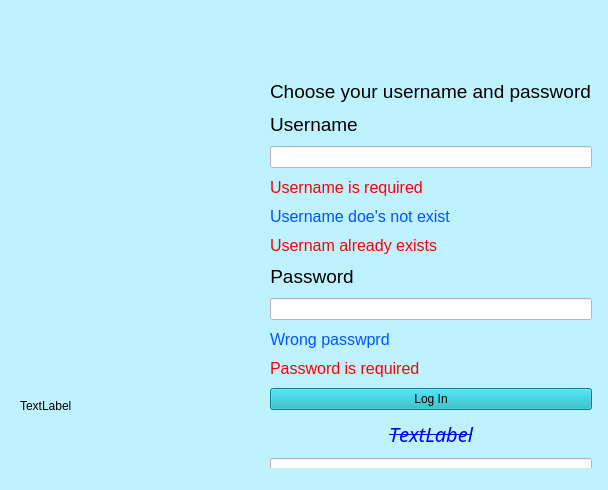
<?xml version="1.0" encoding="UTF-8"?>
<ui version="4.0">
 <class>LogAndSignInWindow</class>
 <widget class="QMainWindow" name="LogAndSignInWindow">
  <property name="geometry">
   <rect>
    <x>0</x>
    <y>0</y>
    <width>608</width>
    <height>490</height>
   </rect>
  </property>
  <property name="windowTitle">
   <string>MainWindow</string>
  </property>
  <property name="autoFillBackground">
   <bool>false</bool>
  </property>
  <property name="styleSheet">
   <string notr="true">background-color: rgb(190,242,255);</string>
  </property>
  <widget class="QWidget" name="centralwidget">
   <widget class="QWidget" name="formLayoutWidget">
    <property name="geometry">
     <rect>
      <x>270</x>
      <y>80</y>
      <width>322</width>
      <height>703</height>
     </rect>
    </property>
    <layout class="QFormLayout" name="formLayout_2">
     <property name="rowWrapPolicy">
      <enum>QFormLayout::WrapAllRows</enum>
     </property>
     <property name="labelAlignment">
      <set>Qt::AlignCenter</set>
     </property>
     <property name="formAlignment">
      <set>Qt::AlignRight|Qt::AlignTop|Qt::AlignTrailing</set>
     </property>
     <property name="horizontalSpacing">
      <number>20</number>
     </property>
     <property name="verticalSpacing">
      <number>10</number>
     </property>
     <item row="2" column="0">
      <widget class="QLabel" name="TextLabel1">
       <property name="text">
        <string>&lt;html&gt;&lt;head/&gt;&lt;body&gt;&lt;p align=&quot;center&quot;&gt;&lt;span style=&quot; font-size:14pt;&quot;&gt;Username&lt;/span&gt;&lt;/p&gt;&lt;/body&gt;&lt;/html&gt;</string>
       </property>
      </widget>
     </item>
     <item row="6" column="0">
      <widget class="QLabel" name="TextLabel2">
       <property name="text">
        <string>&lt;html&gt;&lt;head/&gt;&lt;body&gt;&lt;p align=&quot;center&quot;&gt;&lt;span style=&quot; font-size:14pt;&quot;&gt;Password&lt;/span&gt;&lt;/p&gt;&lt;/body&gt;&lt;/html&gt;</string>
       </property>
       <property name="alignment">
        <set>Qt::AlignCenter</set>
       </property>
      </widget>
     </item>
     <item row="8" column="1">
      <widget class="QPushButton" name="PushButton_LogIn">
       <property name="autoFillBackground">
        <bool>false</bool>
       </property>
       <property name="styleSheet">
        <string notr="true">background-color: rgb(20,176,191);</string>
       </property>
       <property name="text">
        <string>Log In</string>
       </property>
      </widget>
     </item>
     <item row="15" column="1">
      <widget class="QPushButton" name="PushButton_Continue">
       <property name="enabled">
        <bool>true</bool>
       </property>
       <property name="styleSheet">
        <string notr="true">background-color: rgb(20,176,191);</string>
       </property>
       <property name="text">
        <string>Continue</string>
       </property>
      </widget>
     </item>
     <item row="2" column="1">
      <widget class="QLineEdit" name="LineEdit_Username">
       <property name="autoFillBackground">
        <bool>false</bool>
       </property>
       <property name="styleSheet">
        <string notr="true">background-color: rgb(255, 255, 255);</string>
       </property>
      </widget>
     </item>
     <item row="6" column="1">
      <widget class="QLineEdit" name="LineEdit_Password">
       <property name="autoFillBackground">
        <bool>false</bool>
       </property>
       <property name="styleSheet">
        <string notr="true">background-color: rgb(255, 255, 255);</string>
       </property>
      </widget>
     </item>
     <item row="1" column="1">
      <widget class="QLabel" name="SignInInfo">
       <property name="autoFillBackground">
        <bool>false</bool>
       </property>
       <property name="text">
        <string>&lt;html&gt;&lt;head/&gt;&lt;body&gt;&lt;p align=&quot;center&quot;&gt;&lt;span style=&quot; font-size:14pt;&quot;&gt;Choose your username and password.&lt;/span&gt;&lt;/p&gt;&lt;/body&gt;&lt;/html&gt;</string>
       </property>
      </widget>
     </item>
     <item row="15" column="0">
      <widget class="QPushButton" name="pushButton_HaventSigned">
       <property name="enabled">
        <bool>true</bool>
       </property>
       <property name="text">
        <string>Haven't signed in yet?</string>
       </property>
       <property name="flat">
        <bool>true</bool>
       </property>
      </widget>
     </item>
     <item row="3" column="0">
      <widget class="QLabel" name="label_UsernReq">
       <property name="text">
        <string>&lt;html&gt;&lt;head/&gt;&lt;body&gt;&lt;p&gt;&lt;span style=&quot; font-size:12pt; color:#ff0000;&quot;&gt;Username is required&lt;/span&gt;&lt;/p&gt;&lt;/body&gt;&lt;/html&gt;</string>
       </property>
      </widget>
     </item>
     <item row="8" column="0">
      <widget class="QLabel" name="label_PassReq">
       <property name="text">
        <string>&lt;html&gt;&lt;head/&gt;&lt;body&gt;&lt;p&gt;&lt;span style=&quot; font-size:12pt; color:#ff0000;&quot;&gt;Password is required&lt;/span&gt;&lt;/p&gt;&lt;/body&gt;&lt;/html&gt;</string>
       </property>
      </widget>
     </item>
     <item row="12" column="0" colspan="2">
      <widget class="QLineEdit" name="lineEdit_Capcha">
       <property name="styleSheet">
        <string notr="true">background-color: rgb(255, 255, 255);</string>
       </property>
      </widget>
     </item>
     <item row="11" column="0" colspan="2">
      <widget class="QLabel" name="label_CapchaCode">
       <property name="font">
        <font>
         <family>Stencil</family>
         <pointsize>15</pointsize>
         <italic>true</italic>
         <strikeout>true</strikeout>
         <kerning>false</kerning>
        </font>
       </property>
       <property name="frameShape">
        <enum>QFrame::NoFrame</enum>
       </property>
       <property name="frameShadow">
        <enum>QFrame::Sunken</enum>
       </property>
       <property name="lineWidth">
        <number>0</number>
       </property>
       <property name="text">
        <string>&lt;html&gt;&lt;head/&gt;&lt;body&gt;&lt;p align=&quot;center&quot;&gt;&lt;span style=&quot; color:#0000ff;&quot;&gt;TextLabel&lt;/span&gt;&lt;/p&gt;&lt;/body&gt;&lt;/html&gt;</string>
       </property>
       <property name="scaledContents">
        <bool>true</bool>
       </property>
       <property name="alignment">
        <set>Qt::AlignCenter</set>
       </property>
       <property name="wordWrap">
        <bool>false</bool>
       </property>
       <property name="textInteractionFlags">
        <set>Qt::NoTextInteraction</set>
       </property>
      </widget>
     </item>
     <item row="13" column="0">
      <widget class="QLabel" name="label_WrongCapcha">
       <property name="text">
        <string>&lt;html&gt;&lt;head/&gt;&lt;body&gt;&lt;p&gt;&lt;span style=&quot; font-size:12pt; color:#ff0000;&quot;&gt;Capcha code is wrong&lt;/span&gt;&lt;/p&gt;&lt;/body&gt;&lt;/html&gt;</string>
       </property>
      </widget>
     </item>
     <item row="14" column="0">
      <widget class="QLabel" name="label_CapchaReq">
       <property name="text">
        <string>&lt;html&gt;&lt;head/&gt;&lt;body&gt;&lt;p&gt;&lt;span style=&quot; font-size:12pt; color:#ff0000;&quot;&gt;Capcha code is required&lt;/span&gt;&lt;/p&gt;&lt;/body&gt;&lt;/html&gt;</string>
       </property>
      </widget>
     </item>
     <item row="4" column="0">
      <widget class="QLabel" name="label_UsernameNotFound">
       <property name="text">
        <string>&lt;html&gt;&lt;head/&gt;&lt;body&gt;&lt;p&gt;&lt;span style=&quot; font-size:12pt; color:#0055ff;&quot;&gt;Username doe's not exist&lt;/span&gt;&lt;/p&gt;&lt;/body&gt;&lt;/html&gt;</string>
       </property>
      </widget>
     </item>
     <item row="7" column="0">
      <widget class="QLabel" name="label_WrongPassword">
       <property name="text">
        <string>&lt;html&gt;&lt;head/&gt;&lt;body&gt;&lt;p&gt;&lt;span style=&quot; font-size:12pt; color:#0055ff;&quot;&gt;Wrong passwprd&lt;/span&gt;&lt;/p&gt;&lt;/body&gt;&lt;/html&gt;</string>
       </property>
      </widget>
     </item>
     <item row="5" column="0">
      <widget class="QLabel" name="label_UsernamAlreadyExists">
       <property name="text">
        <string>&lt;html&gt;&lt;head/&gt;&lt;body&gt;&lt;p&gt;&lt;span style=&quot; font-size:12pt; color:#ff0000;&quot;&gt;Usernam already exists&lt;/span&gt;&lt;/p&gt;&lt;/body&gt;&lt;/html&gt;</string>
       </property>
      </widget>
     </item>
    </layout>
    <zorder>TextLabel1</zorder>
    <zorder>PushButton_LogIn</zorder>
    <zorder>PushButton_Continue</zorder>
    <zorder>LineEdit_Username</zorder>
    <zorder>LineEdit_Password</zorder>
    <zorder>SignInInfo</zorder>
    <zorder>pushButton_HaventSigned</zorder>
    <zorder>label_UsernReq</zorder>
    <zorder>label_PassReq</zorder>
    <zorder>lineEdit_Capcha</zorder>
    <zorder>label_CapchaCode</zorder>
    <zorder>label_WrongCapcha</zorder>
    <zorder>label_CapchaReq</zorder>
    <zorder>label_UsernameNotFound</zorder>
    <zorder>label_WrongPassword</zorder>
    <zorder>label_UsernamAlreadyExists</zorder>
    <zorder>TextLabel2</zorder>
   </widget>
   <widget class="QLabel" name="ImLabel1">
    <property name="geometry">
     <rect>
      <x>20</x>
      <y>250</y>
      <width>221</width>
      <height>311</height>
     </rect>
    </property>
    <property name="autoFillBackground">
     <bool>false</bool>
    </property>
    <property name="styleSheet">
     <string notr="true"/>
    </property>
    <property name="text">
     <string>TextLabel</string>
    </property>
   </widget>
  </widget>
  <widget class="QMenuBar" name="menubar">
   <property name="geometry">
    <rect>
     <x>0</x>
     <y>0</y>
     <width>608</width>
     <height>24</height>
    </rect>
   </property>
  </widget>
  <widget class="QStatusBar" name="statusbar"/>
 </widget>
 <resources/>
 <connections/>
</ui>
